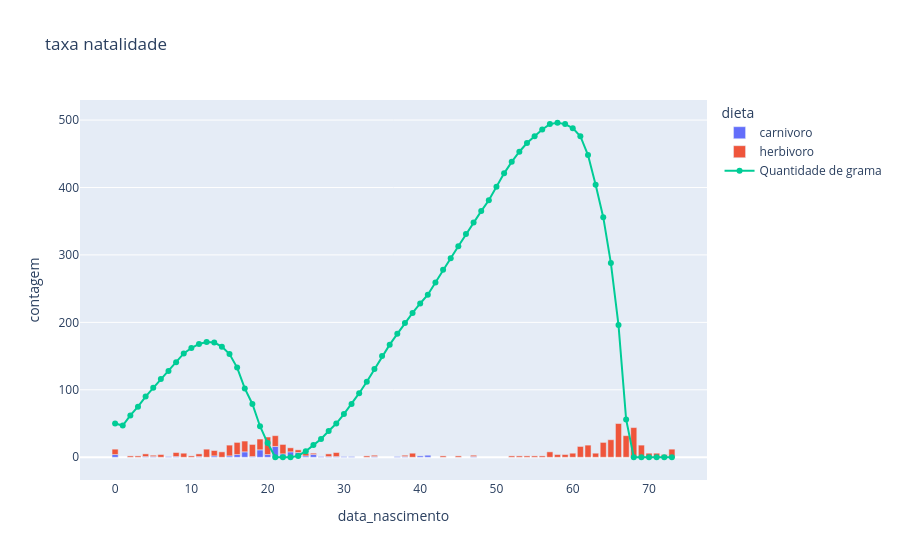

Write notebook code for a chart like this one.
### Code cell
def natalidade(df_bichos,df_grama):
    groupby_nascimento = df_bichos.groupby(['data_nascimento', 'dieta']).agg(contagem=('dieta', 'count')).reset_index()    
    ano_maximo = groupby_nascimento['data_nascimento'].max()
    df_grama = df_grama.loc[df_grama['ano']<=ano_maximo]


    fig = px.bar(
        groupby_nascimento,
       x="data_nascimento",
       y="contagem",
        color= "dieta",
       title="taxa natalidade"
    )

    fig.add_scatter(
        x=df_grama["ano"],
        y=df_grama["quantidade_grama"],
        mode="lines+markers",
        name="Quantidade de grama"
    )

    fig.show()

    return groupby_nascimento

natalidade(df_bichos,df_grama)

### Figure 1 — Plotly figure (JSON) as saved in the notebook; plotly's stock layout.template omitted (floating-point values rounded to 4 significant figures)
{"data": [{"hovertemplate": "dieta=carnivoro<br>data_nascimento=%{x}<br>contagem=%{y}<extra></extra>", "legendgroup": "carnivoro", "marker": {"color": "#636efa", "pattern": {"shape": ""}}, "name": "carnivoro", "orientation": "v", "showlegend": true, "textposition": "auto", "type": "bar", "x": [0, 4, 5, 7, 8, 11, 13, 15, 16, 17, 18, 19, 20, 21, 22, 23, 24, 25, 26, 27, 28, 29, 30, 31, 34, 37, 38, 40, 41, 47], "xaxis": "x", "y": [4, 1, 1, 1, 1, 1, 2, 2, 4, 8, 1, 11, 4, 16, 5, 8, 7, 2, 4, 1, 1, 1, 1, 1, 1, 1, 1, 2, 3, 1], "yaxis": "y"}, {"hovertemplate": "dieta=herbivoro<br>data_nascimento=%{x}<br>contagem=%{y}<extra></extra>", "legendgroup": "herbivoro", "marker": {"color": "#EF553B", "pattern": {"shape": ""}}, "name": "herbivoro", "orientation": "v", "showlegend": true, "textposition": "auto", "type": "bar", "x": [0, 2, 3, 4, 5, 6, 8, 9, 10, 11, 12, 13, 14, 15, 16, 17, 18, 19, 20, 21, 22, 23, 24, 25, 26, 28, 29, 33, 34, 38, 39, 43, 45, 47, 52, 53, 54, 55, 56, 57, 58, 59, 60, 61, 62, 63, 64, 65, 66, 67, 68, 69, 70, 71, 72, 73], "xaxis": "x", "y": [8, 2, 2, 4, 2, 4, 6, 6, 2, 4, 12, 8, 8, 16, 18, 16, 18, 16, 26, 16, 14, 6, 4, 4, 2, 4, 6, 2, 2, 2, 6, 2, 2, 2, 2, 2, 2, 2, 2, 8, 4, 4, 6, 16, 18, 6, 22, 26, 50, 32, 44, 18, 6, 6, 4, 12], "yaxis": "y"}, {"mode": "lines+markers", "name": "Quantidade de grama", "type": "scatter", "x": [0, 1, 2, 3, 4, 5, 6, 7, 8, 9, 10, 11, 12, 13, 14, 15, 16, 17, 18, 19, 20, 21, 22, 23, 24, 25, 26, 27, 28, 29, 30, 31, 32, 33, 34, 35, 36, 37, 38, 39, 40, 41, 42, 43, 44, 45, 46, 47, 48, 49, 50, 51, 52, 53, 54, 55, 56, 57, 58, 59, 60, 61, 62, 63, 64, 65, 66, 67, 68, 69, 70, 71, 72, 73], "y": [50, 47, 62, 75, 90, 103, 116, 128, 141, 154, 162, 168, 171, 170, 164, 153, 133, 102, 79, 46, 21, 0, 0, 0, 2, 9, 18, 27, 39, 50, 64, 79, 95, 112, 131, 150, 167, 183, 199, 214, 228, 241, 259, 278, 295, 313, 331, 348, 365, 381, 401, 421, 438, 453, 466, 476, 486, 494, 496, 494, 488, 476, 448, 404, 356, 288, 196, 56, 0, 0, 0, 0, 0, 0]}], "layout": {"barmode": "relative", "legend": {"title": {"text": "dieta"}, "tracegroupgap": 0}, "title": {"text": "taxa natalidade"}, "xaxis": {"anchor": "y", "domain": [0, 1], "title": {"text": "data_nascimento"}}, "yaxis": {"anchor": "x", "domain": [0, 1], "title": {"text": "contagem"}}}}
